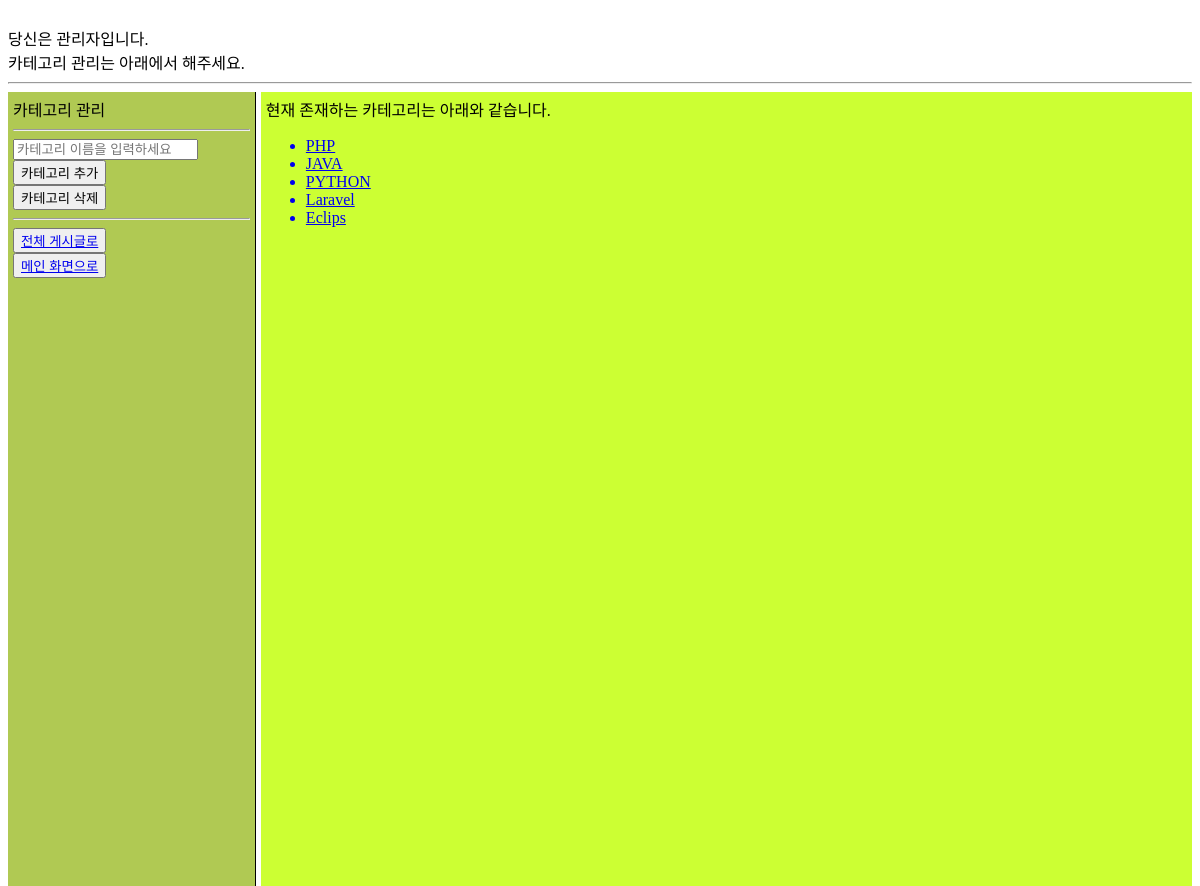
The page /adminallcate.php (signed in) on the database its author committed.
### tables this page shows
create table category_tb(
	category_no int primary key auto_increment,
    category_nm varchar(20) 
)default charset = utf8;

### adminallcate.php (the view, shortened to what this page needs)
<?php
    $pdo=DB_conn();
    $id=$_SESSION['id'];
    $flag=1;
?>
<html>
    <head>
        <link rel="stylesheet" href="mypage.css">
    </head>
    <body>
        <?php
            if($id=='admin'){
                print "<br>";
                print "당신은 관리자입니다.";
                print "<br>";
                print "카테고리 관리는 아래에서 해주세요.";
                print '<br>';
            }
            else{}
        ?>
        <hr>
        <nav>
        <form name="cateform" method="POST">
            <label>카테고리 관리</label>
            <hr>
            <input type="text" name="category_nm" autocomplete="off" placeholder="카테고리 이름을 입력하세요"><br>
            <input type="submit" name="createcate" value="카테고리 추가" onclick="chk_category();"><br>
            <input type="submit" name="deletecate" value="카테고리 삭제" onclick="chk_delete();"><br>
            <hr>
            <button><a href="list.php">전체 게시글로</a></button><br>
            <button><a href="main.php">메인 화면으로</a></button>
        </form>
            <?php
            if($flag)
            {   try
                {
                    $sql="SELECT * FROM category_tb WHERE category_nm=:category_nm ";
                    $stmh=$pdo->prepare($sql);
                    $stmh->bindValue(':category_nm',$category_nm,PDO::PARAM_STR);
                    $stmh->execute();
                }
                catch(PDOException $Exception)
                {
                    print 'error:'.$Exception->getMessage();
                }
            ?>
            <?php
            }
            ?>
        </nav>
        <section>
            <?php print "현재 존재하는 카테고리는 아래와 같습니다.";?>
            <div class='category'>
            <ul>
                <?php
                try
                {   $query = "SELECT * from category_tb";
                    $stmh = $pdo->prepare($query);
                    $stmh->execute();
                }
                catch(PDOException $e){ print 'err: '.$e->getMessage(); }
                while($row=$stmh->fetch(PDO::FETCH_ASSOC))
                {   $cg_no = $row['category_no'];
                $cg_nm = $row['category_nm'];
                print "<a href='list.php?category=$cg_no'><li>$cg_nm</li></a>";
                }
                ?>
            </ul>
            </div>
        </section>
    </body>
</html>

### mypage.css (style rules this page uses)
nav { float:left; width:20%; height:100%; padding:5px; border-right:1px solid black; background-color:#B0C953; }
section { float:right; width:77.8%; height:100%; padding:5px; background-color:#ccff33; }

### rows shown on the page
category_tb: category_nm "PHP"
category_tb: category_nm "JAVA"
category_tb: category_nm "PYTHON"
category_tb: category_nm "Laravel"
category_tb: category_nm "Eclips"
